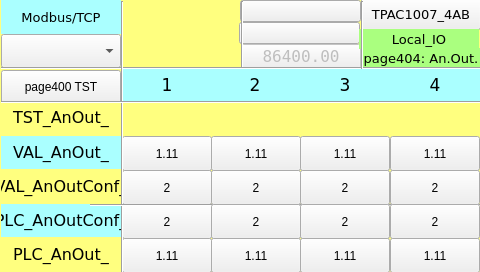
<?xml version="1.0" encoding="UTF-8"?>
<ui version="4.0">
 <class>page404</class>
 <widget class="QWidget" name="page404">
  <property name="geometry">
   <rect>
    <x>0</x>
    <y>0</y>
    <width>480</width>
    <height>272</height>
   </rect>
  </property>
  <property name="minimumSize">
   <size>
    <width>480</width>
    <height>272</height>
   </size>
  </property>
  <property name="maximumSize">
   <size>
    <width>480</width>
    <height>272</height>
   </size>
  </property>
  <property name="windowTitle">
   <string>page404</string>
  </property>
  <property name="styleSheet">
   <string notr="true">QWidget#page404
{
background-color: rgb(255, 255, 127);
}</string>
  </property>
  <widget class="ATCMlabel" name="atcmLabelAnInConf_1">
   <property name="geometry">
    <rect>
     <x>122</x>
     <y>170</y>
     <width>90</width>
     <height>35</height>
    </rect>
   </property>
   <property name="text">
    <string>2</string>
   </property>
   <property name="toolTip">
    <string>VAL_AnOutConf_1</string>
   </property>
   <property name="whatsThis">
    <string>ATCMlabel widget</string>
   </property>
   <property name="variable">
    <string>VAL_AnOutConf_1</string>
   </property>
   <property name="refresh">
    <number>500</number>
   </property>
   <property name="max">
    <string>0</string>
   </property>
   <property name="min">
    <string>0</string>
   </property>
   <property name="viewStatus">
    <bool>false</bool>
   </property>
   <property name="visibilityVar">
    <string>TST_AnOut_1</string>
   </property>
   <property name="bgColor">
    <color>
     <red>255</red>
     <green>255</green>
     <blue>127</blue>
    </color>
   </property>
   <property name="fontColor">
    <color>
     <red>0</red>
     <green>0</green>
     <blue>0</blue>
    </color>
   </property>
   <property name="borderWidth">
    <number>1</number>
   </property>
   <property name="borderRadius">
    <number>0</number>
   </property>
  </widget>
  <widget class="ATCMtime" name="atcmTime_2">
   <property name="geometry">
    <rect>
     <x>239</x>
     <y>22</y>
     <width>121</width>
     <height>22</height>
    </rect>
   </property>
   <property name="font">
    <font>
     <family>DejaVu Sans Mono</family>
    </font>
   </property>
   <property name="toolTip">
    <string>ATCM QTime</string>
   </property>
   <property name="whatsThis">
    <string>ATCMtime widget</string>
   </property>
   <property name="bgColor">
    <color>
     <red>170</red>
     <green>255</green>
     <blue>127</blue>
    </color>
   </property>
   <property name="borderWidth">
    <number>0</number>
   </property>
   <property name="borderRadius">
    <number>0</number>
   </property>
  </widget>
  <widget class="QLabel" name="label_PLC_AnIn_18">
   <property name="geometry">
    <rect>
     <x>1</x>
     <y>136</y>
     <width>120</width>
     <height>33</height>
    </rect>
   </property>
   <property name="font">
    <font>
     <family>DejaVu Sans</family>
     <pointsize>12</pointsize>
    </font>
   </property>
   <property name="styleSheet">
    <string notr="true">background-color: rgb(170, 255, 255);</string>
   </property>
   <property name="text">
    <string>VAL_AnOut_</string>
   </property>
   <property name="alignment">
    <set>Qt::AlignCenter</set>
   </property>
  </widget>
  <widget class="Line" name="line_vt_2">
   <property name="geometry">
    <rect>
     <x>241</x>
     <y>1</y>
     <width>3</width>
     <height>68</height>
    </rect>
   </property>
   <property name="orientation">
    <enum>Qt::Vertical</enum>
   </property>
  </widget>
  <widget class="ATCMlabel" name="atcmLabelAnIn_10">
   <property name="geometry">
    <rect>
     <x>122</x>
     <y>136</y>
     <width>90</width>
     <height>35</height>
    </rect>
   </property>
   <property name="text">
    <string>1.11</string>
   </property>
   <property name="toolTip">
    <string>VAL_AnOut_1</string>
   </property>
   <property name="whatsThis">
    <string>ATCMlabel widget</string>
   </property>
   <property name="variable">
    <string>VAL_AnOut_1</string>
   </property>
   <property name="refresh">
    <number>500</number>
   </property>
   <property name="max">
    <string>0</string>
   </property>
   <property name="min">
    <string>0</string>
   </property>
   <property name="viewStatus">
    <bool>false</bool>
   </property>
   <property name="visibilityVar">
    <string>TST_AnOut_1</string>
   </property>
   <property name="bgColor">
    <color>
     <red>170</red>
     <green>255</green>
     <blue>255</blue>
    </color>
   </property>
   <property name="fontColor">
    <color>
     <red>0</red>
     <green>0</green>
     <blue>0</blue>
    </color>
   </property>
   <property name="borderWidth">
    <number>1</number>
   </property>
   <property name="borderRadius">
    <number>0</number>
   </property>
  </widget>
  <widget class="QLabel" name="label_PLC_AnIn_4">
   <property name="geometry">
    <rect>
     <x>390</x>
     <y>68</y>
     <width>90</width>
     <height>34</height>
    </rect>
   </property>
   <property name="font">
    <font>
     <family>DejaVu Sans</family>
     <pointsize>13</pointsize>
    </font>
   </property>
   <property name="styleSheet">
    <string notr="true">background-color: rgb(170, 255, 255);</string>
   </property>
   <property name="text">
    <string>4</string>
   </property>
   <property name="alignment">
    <set>Qt::AlignCenter</set>
   </property>
  </widget>
  <widget class="ATCMled" name="atcmLed_PLC_AnIn_1">
   <property name="geometry">
    <rect>
     <x>121</x>
     <y>102</y>
     <width>90</width>
     <height>34</height>
    </rect>
   </property>
   <property name="toolTip">
    <string>TST_AnOut_1</string>
   </property>
   <property name="whatsThis">
    <string>ATCMled widget</string>
   </property>
   <property name="variable">
    <string>TST_AnOut_1</string>
   </property>
   <property name="refresh">
    <number>500</number>
   </property>
   <property name="viewStatus">
    <bool>false</bool>
   </property>
   <property name="visibilityVar">
    <string/>
   </property>
   <property name="onIcon">
    <iconset>
     <normaloff>:/on.png</normaloff>:/on.png</iconset>
   </property>
   <property name="offIcon">
    <iconset>
     <normaloff>:/off.png</normaloff>:/off.png</iconset>
   </property>
  </widget>
  <widget class="QLabel" name="label_PLC_AnIn_1">
   <property name="geometry">
    <rect>
     <x>122</x>
     <y>68</y>
     <width>90</width>
     <height>34</height>
    </rect>
   </property>
   <property name="font">
    <font>
     <family>DejaVu Sans</family>
     <pointsize>13</pointsize>
    </font>
   </property>
   <property name="styleSheet">
    <string notr="true">background-color: rgb(170, 255, 255);</string>
   </property>
   <property name="text">
    <string>1</string>
   </property>
   <property name="alignment">
    <set>Qt::AlignCenter</set>
   </property>
  </widget>
  <widget class="QLabel" name="label_PLC_AnIn_14">
   <property name="geometry">
    <rect>
     <x>1</x>
     <y>204</y>
     <width>120</width>
     <height>33</height>
    </rect>
   </property>
   <property name="font">
    <font>
     <family>DejaVu Sans</family>
     <pointsize>12</pointsize>
    </font>
   </property>
   <property name="styleSheet">
    <string notr="true">background-color: rgb(170, 255, 255);</string>
   </property>
   <property name="text">
    <string>PLC_AnOutConf_</string>
   </property>
   <property name="alignment">
    <set>Qt::AlignCenter</set>
   </property>
  </widget>
  <widget class="QLabel" name="label_PLC_AnIn_17">
   <property name="geometry">
    <rect>
     <x>1</x>
     <y>170</y>
     <width>120</width>
     <height>33</height>
    </rect>
   </property>
   <property name="font">
    <font>
     <family>DejaVu Sans</family>
     <pointsize>12</pointsize>
    </font>
   </property>
   <property name="styleSheet">
    <string notr="true">background-color: rgb(255, 255, 127);</string>
   </property>
   <property name="text">
    <string>VAL_AnOutConf_</string>
   </property>
   <property name="alignment">
    <set>Qt::AlignCenter</set>
   </property>
  </widget>
  <widget class="QLabel" name="label_PLC_AnIn_16">
   <property name="geometry">
    <rect>
     <x>1</x>
     <y>238</y>
     <width>120</width>
     <height>33</height>
    </rect>
   </property>
   <property name="font">
    <font>
     <family>DejaVu Sans</family>
     <pointsize>12</pointsize>
    </font>
   </property>
   <property name="styleSheet">
    <string notr="true">background-color: rgb(255, 255, 127);</string>
   </property>
   <property name="text">
    <string>PLC_AnOut_</string>
   </property>
   <property name="alignment">
    <set>Qt::AlignCenter</set>
   </property>
  </widget>
  <widget class="ATCMlabel" name="atcmLabelAnIn_6">
   <property name="geometry">
    <rect>
     <x>122</x>
     <y>238</y>
     <width>90</width>
     <height>35</height>
    </rect>
   </property>
   <property name="text">
    <string>1.11</string>
   </property>
   <property name="toolTip">
    <string>PLC_AnOut_1</string>
   </property>
   <property name="whatsThis">
    <string>ATCMlabel widget</string>
   </property>
   <property name="variable">
    <string>PLC_AnOut_1</string>
   </property>
   <property name="refresh">
    <number>500</number>
   </property>
   <property name="max">
    <string>0</string>
   </property>
   <property name="min">
    <string>0</string>
   </property>
   <property name="viewStatus">
    <bool>false</bool>
   </property>
   <property name="visibilityVar">
    <string>TST_AnOut_1</string>
   </property>
   <property name="bgColor">
    <color>
     <red>255</red>
     <green>255</green>
     <blue>127</blue>
    </color>
   </property>
   <property name="fontColor">
    <color>
     <red>0</red>
     <green>0</green>
     <blue>0</blue>
    </color>
   </property>
   <property name="borderWidth">
    <number>1</number>
   </property>
   <property name="borderRadius">
    <number>0</number>
   </property>
  </widget>
  <widget class="ATCMcombobox" name="atcmComboBox">
   <property name="geometry">
    <rect>
     <x>1</x>
     <y>34</y>
     <width>120</width>
     <height>34</height>
    </rect>
   </property>
   <property name="font">
    <font>
     <family>DejaVu Sans</family>
     <pointsize>10</pointsize>
    </font>
   </property>
   <property name="toolTip">
    <string>TEST_COMMAND</string>
   </property>
   <property name="whatsThis">
    <string>ATCMcombobox widget</string>
   </property>
   <property name="variable">
    <string>TEST_COMMAND</string>
   </property>
   <property name="refresh">
    <number>500</number>
   </property>
   <property name="viewStatus">
    <bool>false</bool>
   </property>
   <property name="writeAcknowledge">
    <bool>false</bool>
   </property>
   <property name="visibilityVar">
    <string/>
   </property>
   <property name="bgColor">
    <color>
     <red>170</red>
     <green>255</green>
     <blue>127</blue>
    </color>
   </property>
   <property name="borderWidth">
    <number>0</number>
   </property>
   <property name="borderRadius">
    <number>0</number>
   </property>
   <property name="mapping">
    <string>0;LOCAL;216;REMOTE;42;DONE</string>
   </property>
  </widget>
  <widget class="Line" name="line_vt_1">
   <property name="geometry">
    <rect>
     <x>121</x>
     <y>1</y>
     <width>3</width>
     <height>272</height>
    </rect>
   </property>
   <property name="orientation">
    <enum>Qt::Vertical</enum>
   </property>
  </widget>
  <widget class="ATCMbutton" name="atcmButton_page402_2">
   <property name="geometry">
    <rect>
     <x>1</x>
     <y>70</y>
     <width>120</width>
     <height>34</height>
    </rect>
   </property>
   <property name="toolTip">
    <string/>
   </property>
   <property name="whatsThis">
    <string>ATCMbutton widget</string>
   </property>
   <property name="pageName">
    <string>page400</string>
   </property>
   <property name="statusvar">
    <string/>
   </property>
   <property name="viewStatus">
    <bool>false</bool>
   </property>
   <property name="visibilityVar">
    <string/>
   </property>
   <property name="bgColor">
    <color>
     <red>170</red>
     <green>255</green>
     <blue>255</blue>
    </color>
   </property>
   <property name="text">
    <string>page400 TST</string>
   </property>
   <property name="pressText">
    <string>page400 TST</string>
   </property>
   <property name="borderWidth">
    <number>0</number>
   </property>
   <property name="borderRadius">
    <number>0</number>
   </property>
   <property name="apparence">
    <enum>QFrame::Raised</enum>
   </property>
  </widget>
  <widget class="ATCMlabel" name="atcmLabelAnInConf_5">
   <property name="geometry">
    <rect>
     <x>122</x>
     <y>204</y>
     <width>90</width>
     <height>35</height>
    </rect>
   </property>
   <property name="text">
    <string>2</string>
   </property>
   <property name="toolTip">
    <string>PLC_AnOutConf_1</string>
   </property>
   <property name="whatsThis">
    <string>ATCMlabel widget</string>
   </property>
   <property name="variable">
    <string>PLC_AnOutConf_1</string>
   </property>
   <property name="refresh">
    <number>500</number>
   </property>
   <property name="max">
    <string>0</string>
   </property>
   <property name="min">
    <string>0</string>
   </property>
   <property name="viewStatus">
    <bool>false</bool>
   </property>
   <property name="visibilityVar">
    <string>TST_AnOut_1</string>
   </property>
   <property name="bgColor">
    <color>
     <red>170</red>
     <green>255</green>
     <blue>255</blue>
    </color>
   </property>
   <property name="fontColor">
    <color>
     <red>0</red>
     <green>0</green>
     <blue>0</blue>
    </color>
   </property>
   <property name="borderWidth">
    <number>1</number>
   </property>
   <property name="borderRadius">
    <number>0</number>
   </property>
  </widget>
  <widget class="ATCMbutton" name="atcmButton_5">
   <property name="geometry">
    <rect>
     <x>361</x>
     <y>-2</y>
     <width>120</width>
     <height>32</height>
    </rect>
   </property>
   <property name="font">
    <font>
     <family>DejaVu Sans</family>
     <pointsize>10</pointsize>
     <weight>50</weight>
     <bold>false</bold>
    </font>
   </property>
   <property name="toolTip">
    <string/>
   </property>
   <property name="whatsThis">
    <string>ATCMbutton widget</string>
   </property>
   <property name="pageName">
    <string>menu</string>
   </property>
   <property name="statusvar">
    <string/>
   </property>
   <property name="viewStatus">
    <bool>false</bool>
   </property>
   <property name="refresh">
    <number>200</number>
   </property>
   <property name="visibilityVar">
    <string/>
   </property>
   <property name="bgColor">
    <color>
     <red>85</red>
     <green>255</green>
     <blue>255</blue>
    </color>
   </property>
   <property name="borderColor">
    <color>
     <red>220</red>
     <green>220</green>
     <blue>220</blue>
    </color>
   </property>
   <property name="text">
    <string>TPAC1007_4AB</string>
   </property>
   <property name="pressText">
    <string>TPAC1007_4AB</string>
   </property>
   <property name="borderWidth">
    <number>2</number>
   </property>
   <property name="borderRadius">
    <number>0</number>
   </property>
   <property name="apparence">
    <enum>QFrame::Raised</enum>
   </property>
  </widget>
  <widget class="ATCMlabel" name="atcmLabel_PLC_time">
   <property name="enabled">
    <bool>false</bool>
   </property>
   <property name="geometry">
    <rect>
     <x>241</x>
     <y>44</y>
     <width>120</width>
     <height>25</height>
    </rect>
   </property>
   <property name="font">
    <font>
     <family>DejaVu Sans Mono</family>
     <pointsize>12</pointsize>
    </font>
   </property>
   <property name="text">
    <string>86400.00</string>
   </property>
   <property name="toolTip">
    <string>PLC_time</string>
   </property>
   <property name="whatsThis">
    <string>ATCMlabel widget</string>
   </property>
   <property name="variable">
    <string>PLC_time</string>
   </property>
   <property name="refresh">
    <number>500</number>
   </property>
   <property name="max">
    <string>0</string>
   </property>
   <property name="min">
    <string>0</string>
   </property>
   <property name="viewStatus">
    <bool>false</bool>
   </property>
   <property name="visibilityVar">
    <string/>
   </property>
   <property name="bgColor">
    <color>
     <red>170</red>
     <green>255</green>
     <blue>127</blue>
    </color>
   </property>
   <property name="fontColor">
    <color>
     <red>0</red>
     <green>0</green>
     <blue>0</blue>
    </color>
   </property>
   <property name="borderWidth">
    <number>0</number>
   </property>
   <property name="borderRadius">
    <number>0</number>
   </property>
  </widget>
  <widget class="QLabel" name="label_Start_3">
   <property name="geometry">
    <rect>
     <x>1</x>
     <y>0</y>
     <width>120</width>
     <height>34</height>
    </rect>
   </property>
   <property name="font">
    <font>
     <family>DejaVu Sans</family>
     <pointsize>10</pointsize>
    </font>
   </property>
   <property name="styleSheet">
    <string notr="true">background-color: rgb(170, 255, 255);</string>
   </property>
   <property name="text">
    <string>Modbus/TCP</string>
   </property>
   <property name="alignment">
    <set>Qt::AlignCenter</set>
   </property>
  </widget>
  <widget class="ATCMdate" name="atcmDate">
   <property name="geometry">
    <rect>
     <x>240</x>
     <y>0</y>
     <width>121</width>
     <height>22</height>
    </rect>
   </property>
   <property name="font">
    <font>
     <family>DejaVu Sans Mono</family>
    </font>
   </property>
   <property name="toolTip">
    <string>ATCM QDate</string>
   </property>
   <property name="whatsThis">
    <string>ATCMdate widget</string>
   </property>
   <property name="bgColor">
    <color>
     <red>170</red>
     <green>255</green>
     <blue>127</blue>
    </color>
   </property>
   <property name="borderWidth">
    <number>0</number>
   </property>
   <property name="borderRadius">
    <number>0</number>
   </property>
   <property name="format">
    <enum>ATCMdate::YYYY_MM_DD</enum>
   </property>
  </widget>
  <widget class="QLabel" name="label_PLC_AnIn_13">
   <property name="geometry">
    <rect>
     <x>1</x>
     <y>101</y>
     <width>120</width>
     <height>33</height>
    </rect>
   </property>
   <property name="font">
    <font>
     <family>DejaVu Sans</family>
     <pointsize>12</pointsize>
    </font>
   </property>
   <property name="styleSheet">
    <string notr="true">background-color: rgb(255, 255, 127);</string>
   </property>
   <property name="text">
    <string>TST_AnOut_</string>
   </property>
   <property name="alignment">
    <set>Qt::AlignCenter</set>
   </property>
  </widget>
  <widget class="Line" name="line_hr_2">
   <property name="geometry">
    <rect>
     <x>1</x>
     <y>101</y>
     <width>481</width>
     <height>3</height>
    </rect>
   </property>
   <property name="orientation">
    <enum>Qt::Horizontal</enum>
   </property>
  </widget>
  <widget class="QLabel" name="label_PLC_AnIn_3">
   <property name="geometry">
    <rect>
     <x>300</x>
     <y>68</y>
     <width>90</width>
     <height>34</height>
    </rect>
   </property>
   <property name="font">
    <font>
     <family>DejaVu Sans</family>
     <pointsize>13</pointsize>
    </font>
   </property>
   <property name="styleSheet">
    <string notr="true">background-color: rgb(170, 255, 255);</string>
   </property>
   <property name="text">
    <string>3</string>
   </property>
   <property name="alignment">
    <set>Qt::AlignCenter</set>
   </property>
  </widget>
  <widget class="QLabel" name="label_PLC_AnIn_2">
   <property name="geometry">
    <rect>
     <x>210</x>
     <y>68</y>
     <width>90</width>
     <height>34</height>
    </rect>
   </property>
   <property name="font">
    <font>
     <family>DejaVu Sans</family>
     <pointsize>13</pointsize>
    </font>
   </property>
   <property name="styleSheet">
    <string notr="true">background-color: rgb(170, 255, 255);</string>
   </property>
   <property name="text">
    <string>2</string>
   </property>
   <property name="alignment">
    <set>Qt::AlignCenter</set>
   </property>
  </widget>
  <widget class="ATCManimation" name="atcmAnimation_TEST_STATUS">
   <property name="geometry">
    <rect>
     <x>122</x>
     <y>0</y>
     <width>120</width>
     <height>68</height>
    </rect>
   </property>
   <property name="toolTip">
    <string>TEST_STATUS</string>
   </property>
   <property name="whatsThis">
    <string>ATCManimation widget</string>
   </property>
   <property name="mapping">
    <string>0;:/icons/my_img/local.png;216;:/icons/my_img/remote.png;42;:/icons/my_img/done.png</string>
   </property>
   <property name="variable">
    <string>TEST_STATUS</string>
   </property>
   <property name="refresh">
    <number>500</number>
   </property>
   <property name="viewStatus">
    <bool>false</bool>
   </property>
   <property name="visibilityVar">
    <string/>
   </property>
  </widget>
  <widget class="Line" name="line_vt_4">
   <property name="geometry">
    <rect>
     <x>361</x>
     <y>1</y>
     <width>3</width>
     <height>68</height>
    </rect>
   </property>
   <property name="orientation">
    <enum>Qt::Vertical</enum>
   </property>
  </widget>
  <widget class="Line" name="line_hr_1">
   <property name="geometry">
    <rect>
     <x>1</x>
     <y>67</y>
     <width>481</width>
     <height>3</height>
    </rect>
   </property>
   <property name="orientation">
    <enum>Qt::Horizontal</enum>
   </property>
  </widget>
  <widget class="QLabel" name="label_Page">
   <property name="geometry">
    <rect>
     <x>361</x>
     <y>48</y>
     <width>120</width>
     <height>20</height>
    </rect>
   </property>
   <property name="font">
    <font>
     <family>DejaVu Sans</family>
     <pointsize>10</pointsize>
    </font>
   </property>
   <property name="styleSheet">
    <string notr="true">background-color: rgb(170, 255, 127);</string>
   </property>
   <property name="text">
    <string>page404: An.Out.</string>
   </property>
   <property name="alignment">
    <set>Qt::AlignCenter</set>
   </property>
  </widget>
  <widget class="QLabel" name="label_18">
   <property name="geometry">
    <rect>
     <x>359</x>
     <y>29</y>
     <width>120</width>
     <height>20</height>
    </rect>
   </property>
   <property name="font">
    <font>
     <family>DejaVu Sans</family>
     <pointsize>10</pointsize>
    </font>
   </property>
   <property name="styleSheet">
    <string notr="true">background-color: rgb(170, 255, 127);</string>
   </property>
   <property name="text">
    <string>Local_IO</string>
   </property>
   <property name="alignment">
    <set>Qt::AlignCenter</set>
   </property>
  </widget>
  <widget class="Line" name="line_hr_4">
   <property name="geometry">
    <rect>
     <x>90</x>
     <y>204</y>
     <width>481</width>
     <height>3</height>
    </rect>
   </property>
   <property name="orientation">
    <enum>Qt::Horizontal</enum>
   </property>
  </widget>
  <widget class="ATCMlabel" name="atcmLabelAnInConf_6">
   <property name="geometry">
    <rect>
     <x>211</x>
     <y>204</y>
     <width>90</width>
     <height>35</height>
    </rect>
   </property>
   <property name="text">
    <string>2</string>
   </property>
   <property name="toolTip">
    <string>PLC_AnOutConf_2</string>
   </property>
   <property name="whatsThis">
    <string>ATCMlabel widget</string>
   </property>
   <property name="variable">
    <string>PLC_AnOutConf_2</string>
   </property>
   <property name="refresh">
    <number>500</number>
   </property>
   <property name="max">
    <string>0</string>
   </property>
   <property name="min">
    <string>0</string>
   </property>
   <property name="viewStatus">
    <bool>false</bool>
   </property>
   <property name="visibilityVar">
    <string>TST_AnOut_2</string>
   </property>
   <property name="bgColor">
    <color>
     <red>170</red>
     <green>255</green>
     <blue>255</blue>
    </color>
   </property>
   <property name="fontColor">
    <color>
     <red>0</red>
     <green>0</green>
     <blue>0</blue>
    </color>
   </property>
   <property name="borderWidth">
    <number>1</number>
   </property>
   <property name="borderRadius">
    <number>0</number>
   </property>
  </widget>
  <widget class="ATCMlabel" name="atcmLabelAnInConf_2">
   <property name="geometry">
    <rect>
     <x>211</x>
     <y>170</y>
     <width>90</width>
     <height>35</height>
    </rect>
   </property>
   <property name="text">
    <string>2</string>
   </property>
   <property name="toolTip">
    <string>VAL_AnOutConf_2</string>
   </property>
   <property name="whatsThis">
    <string>ATCMlabel widget</string>
   </property>
   <property name="variable">
    <string>VAL_AnOutConf_2</string>
   </property>
   <property name="refresh">
    <number>500</number>
   </property>
   <property name="max">
    <string>0</string>
   </property>
   <property name="min">
    <string>0</string>
   </property>
   <property name="viewStatus">
    <bool>false</bool>
   </property>
   <property name="visibilityVar">
    <string>TST_AnOut_2</string>
   </property>
   <property name="bgColor">
    <color>
     <red>255</red>
     <green>255</green>
     <blue>127</blue>
    </color>
   </property>
   <property name="fontColor">
    <color>
     <red>0</red>
     <green>0</green>
     <blue>0</blue>
    </color>
   </property>
   <property name="borderWidth">
    <number>1</number>
   </property>
   <property name="borderRadius">
    <number>0</number>
   </property>
  </widget>
  <widget class="ATCMlabel" name="atcmLabelAnIn_11">
   <property name="geometry">
    <rect>
     <x>211</x>
     <y>136</y>
     <width>90</width>
     <height>35</height>
    </rect>
   </property>
   <property name="text">
    <string>1.11</string>
   </property>
   <property name="toolTip">
    <string>VAL_AnOut_2</string>
   </property>
   <property name="whatsThis">
    <string>ATCMlabel widget</string>
   </property>
   <property name="variable">
    <string>VAL_AnOut_2</string>
   </property>
   <property name="refresh">
    <number>500</number>
   </property>
   <property name="max">
    <string>0</string>
   </property>
   <property name="min">
    <string>0</string>
   </property>
   <property name="viewStatus">
    <bool>false</bool>
   </property>
   <property name="visibilityVar">
    <string>TST_AnOut_2</string>
   </property>
   <property name="bgColor">
    <color>
     <red>170</red>
     <green>255</green>
     <blue>255</blue>
    </color>
   </property>
   <property name="fontColor">
    <color>
     <red>0</red>
     <green>0</green>
     <blue>0</blue>
    </color>
   </property>
   <property name="borderWidth">
    <number>1</number>
   </property>
   <property name="borderRadius">
    <number>0</number>
   </property>
  </widget>
  <widget class="ATCMled" name="atcmLed_PLC_AnIn_2">
   <property name="geometry">
    <rect>
     <x>210</x>
     <y>102</y>
     <width>90</width>
     <height>34</height>
    </rect>
   </property>
   <property name="toolTip">
    <string>TST_AnOut_2</string>
   </property>
   <property name="whatsThis">
    <string>ATCMled widget</string>
   </property>
   <property name="variable">
    <string>TST_AnOut_2</string>
   </property>
   <property name="refresh">
    <number>500</number>
   </property>
   <property name="viewStatus">
    <bool>false</bool>
   </property>
   <property name="visibilityVar">
    <string/>
   </property>
   <property name="onIcon">
    <iconset>
     <normaloff>:/on.png</normaloff>:/on.png</iconset>
   </property>
   <property name="offIcon">
    <iconset>
     <normaloff>:/off.png</normaloff>:/off.png</iconset>
   </property>
  </widget>
  <widget class="ATCMlabel" name="atcmLabelAnIn_7">
   <property name="geometry">
    <rect>
     <x>211</x>
     <y>238</y>
     <width>90</width>
     <height>35</height>
    </rect>
   </property>
   <property name="text">
    <string>1.11</string>
   </property>
   <property name="toolTip">
    <string>PLC_AnOut_2</string>
   </property>
   <property name="whatsThis">
    <string>ATCMlabel widget</string>
   </property>
   <property name="variable">
    <string>PLC_AnOut_2</string>
   </property>
   <property name="refresh">
    <number>500</number>
   </property>
   <property name="max">
    <string>0</string>
   </property>
   <property name="min">
    <string>0</string>
   </property>
   <property name="viewStatus">
    <bool>false</bool>
   </property>
   <property name="visibilityVar">
    <string>TST_AnOut_2</string>
   </property>
   <property name="bgColor">
    <color>
     <red>255</red>
     <green>255</green>
     <blue>127</blue>
    </color>
   </property>
   <property name="fontColor">
    <color>
     <red>0</red>
     <green>0</green>
     <blue>0</blue>
    </color>
   </property>
   <property name="borderWidth">
    <number>1</number>
   </property>
   <property name="borderRadius">
    <number>0</number>
   </property>
  </widget>
  <widget class="ATCMlabel" name="atcmLabelAnIn_8">
   <property name="geometry">
    <rect>
     <x>300</x>
     <y>238</y>
     <width>90</width>
     <height>35</height>
    </rect>
   </property>
   <property name="text">
    <string>1.11</string>
   </property>
   <property name="toolTip">
    <string>PLC_AnOut_3</string>
   </property>
   <property name="whatsThis">
    <string>ATCMlabel widget</string>
   </property>
   <property name="variable">
    <string>PLC_AnOut_3</string>
   </property>
   <property name="refresh">
    <number>500</number>
   </property>
   <property name="max">
    <string>0</string>
   </property>
   <property name="min">
    <string>0</string>
   </property>
   <property name="viewStatus">
    <bool>false</bool>
   </property>
   <property name="visibilityVar">
    <string>TST_AnOut_3</string>
   </property>
   <property name="bgColor">
    <color>
     <red>255</red>
     <green>255</green>
     <blue>127</blue>
    </color>
   </property>
   <property name="fontColor">
    <color>
     <red>0</red>
     <green>0</green>
     <blue>0</blue>
    </color>
   </property>
   <property name="borderWidth">
    <number>1</number>
   </property>
   <property name="borderRadius">
    <number>0</number>
   </property>
  </widget>
  <widget class="ATCMlabel" name="atcmLabelAnIn_12">
   <property name="geometry">
    <rect>
     <x>300</x>
     <y>136</y>
     <width>90</width>
     <height>35</height>
    </rect>
   </property>
   <property name="text">
    <string>1.11</string>
   </property>
   <property name="toolTip">
    <string>VAL_AnOut_3</string>
   </property>
   <property name="whatsThis">
    <string>ATCMlabel widget</string>
   </property>
   <property name="variable">
    <string>VAL_AnOut_3</string>
   </property>
   <property name="refresh">
    <number>500</number>
   </property>
   <property name="max">
    <string>0</string>
   </property>
   <property name="min">
    <string>0</string>
   </property>
   <property name="viewStatus">
    <bool>false</bool>
   </property>
   <property name="visibilityVar">
    <string>TST_AnOut_3</string>
   </property>
   <property name="bgColor">
    <color>
     <red>170</red>
     <green>255</green>
     <blue>255</blue>
    </color>
   </property>
   <property name="fontColor">
    <color>
     <red>0</red>
     <green>0</green>
     <blue>0</blue>
    </color>
   </property>
   <property name="borderWidth">
    <number>1</number>
   </property>
   <property name="borderRadius">
    <number>0</number>
   </property>
  </widget>
  <widget class="ATCMlabel" name="atcmLabelAnInConf_3">
   <property name="geometry">
    <rect>
     <x>300</x>
     <y>170</y>
     <width>90</width>
     <height>35</height>
    </rect>
   </property>
   <property name="text">
    <string>2</string>
   </property>
   <property name="toolTip">
    <string>VAL_AnOutConf_3</string>
   </property>
   <property name="whatsThis">
    <string>ATCMlabel widget</string>
   </property>
   <property name="variable">
    <string>VAL_AnOutConf_3</string>
   </property>
   <property name="refresh">
    <number>500</number>
   </property>
   <property name="max">
    <string>0</string>
   </property>
   <property name="min">
    <string>0</string>
   </property>
   <property name="viewStatus">
    <bool>false</bool>
   </property>
   <property name="visibilityVar">
    <string>TST_AnOut_3</string>
   </property>
   <property name="bgColor">
    <color>
     <red>255</red>
     <green>255</green>
     <blue>127</blue>
    </color>
   </property>
   <property name="fontColor">
    <color>
     <red>0</red>
     <green>0</green>
     <blue>0</blue>
    </color>
   </property>
   <property name="borderWidth">
    <number>1</number>
   </property>
   <property name="borderRadius">
    <number>0</number>
   </property>
  </widget>
  <widget class="ATCMled" name="atcmLed_PLC_AnIn_3">
   <property name="geometry">
    <rect>
     <x>299</x>
     <y>102</y>
     <width>90</width>
     <height>34</height>
    </rect>
   </property>
   <property name="toolTip">
    <string>TST_AnOut_3</string>
   </property>
   <property name="whatsThis">
    <string>ATCMled widget</string>
   </property>
   <property name="variable">
    <string>TST_AnOut_3</string>
   </property>
   <property name="refresh">
    <number>500</number>
   </property>
   <property name="viewStatus">
    <bool>false</bool>
   </property>
   <property name="visibilityVar">
    <string/>
   </property>
   <property name="onIcon">
    <iconset>
     <normaloff>:/on.png</normaloff>:/on.png</iconset>
   </property>
   <property name="offIcon">
    <iconset>
     <normaloff>:/off.png</normaloff>:/off.png</iconset>
   </property>
  </widget>
  <widget class="ATCMlabel" name="atcmLabelAnInConf_7">
   <property name="geometry">
    <rect>
     <x>300</x>
     <y>204</y>
     <width>90</width>
     <height>35</height>
    </rect>
   </property>
   <property name="text">
    <string>2</string>
   </property>
   <property name="toolTip">
    <string>PLC_AnOutConf_3</string>
   </property>
   <property name="whatsThis">
    <string>ATCMlabel widget</string>
   </property>
   <property name="variable">
    <string>PLC_AnOutConf_3</string>
   </property>
   <property name="refresh">
    <number>500</number>
   </property>
   <property name="max">
    <string>0</string>
   </property>
   <property name="min">
    <string>0</string>
   </property>
   <property name="viewStatus">
    <bool>false</bool>
   </property>
   <property name="visibilityVar">
    <string>TST_AnOut_3</string>
   </property>
   <property name="bgColor">
    <color>
     <red>170</red>
     <green>255</green>
     <blue>255</blue>
    </color>
   </property>
   <property name="fontColor">
    <color>
     <red>0</red>
     <green>0</green>
     <blue>0</blue>
    </color>
   </property>
   <property name="borderWidth">
    <number>1</number>
   </property>
   <property name="borderRadius">
    <number>0</number>
   </property>
  </widget>
  <widget class="ATCMled" name="atcmLed_PLC_AnIn_4">
   <property name="geometry">
    <rect>
     <x>389</x>
     <y>102</y>
     <width>90</width>
     <height>34</height>
    </rect>
   </property>
   <property name="toolTip">
    <string>TST_AnOut_4</string>
   </property>
   <property name="whatsThis">
    <string>ATCMled widget</string>
   </property>
   <property name="variable">
    <string>TST_AnOut_4</string>
   </property>
   <property name="refresh">
    <number>500</number>
   </property>
   <property name="viewStatus">
    <bool>false</bool>
   </property>
   <property name="visibilityVar">
    <string/>
   </property>
   <property name="onIcon">
    <iconset>
     <normaloff>:/on.png</normaloff>:/on.png</iconset>
   </property>
   <property name="offIcon">
    <iconset>
     <normaloff>:/off.png</normaloff>:/off.png</iconset>
   </property>
  </widget>
  <widget class="ATCMlabel" name="atcmLabelAnInConf_8">
   <property name="geometry">
    <rect>
     <x>390</x>
     <y>204</y>
     <width>90</width>
     <height>35</height>
    </rect>
   </property>
   <property name="text">
    <string>2</string>
   </property>
   <property name="toolTip">
    <string>PLC_AnOutConf_4</string>
   </property>
   <property name="whatsThis">
    <string>ATCMlabel widget</string>
   </property>
   <property name="variable">
    <string>PLC_AnOutConf_4</string>
   </property>
   <property name="refresh">
    <number>500</number>
   </property>
   <property name="max">
    <string>0</string>
   </property>
   <property name="min">
    <string>0</string>
   </property>
   <property name="viewStatus">
    <bool>false</bool>
   </property>
   <property name="visibilityVar">
    <string>TST_AnOut_4</string>
   </property>
   <property name="bgColor">
    <color>
     <red>170</red>
     <green>255</green>
     <blue>255</blue>
    </color>
   </property>
   <property name="fontColor">
    <color>
     <red>0</red>
     <green>0</green>
     <blue>0</blue>
    </color>
   </property>
   <property name="borderWidth">
    <number>1</number>
   </property>
   <property name="borderRadius">
    <number>0</number>
   </property>
  </widget>
  <widget class="ATCMlabel" name="atcmLabelAnIn_9">
   <property name="geometry">
    <rect>
     <x>390</x>
     <y>238</y>
     <width>90</width>
     <height>35</height>
    </rect>
   </property>
   <property name="text">
    <string>1.11</string>
   </property>
   <property name="toolTip">
    <string>PLC_AnOut_4</string>
   </property>
   <property name="whatsThis">
    <string>ATCMlabel widget</string>
   </property>
   <property name="variable">
    <string>PLC_AnOut_4</string>
   </property>
   <property name="refresh">
    <number>500</number>
   </property>
   <property name="max">
    <string>0</string>
   </property>
   <property name="min">
    <string>0</string>
   </property>
   <property name="viewStatus">
    <bool>false</bool>
   </property>
   <property name="visibilityVar">
    <string>TST_AnOut_4</string>
   </property>
   <property name="bgColor">
    <color>
     <red>255</red>
     <green>255</green>
     <blue>127</blue>
    </color>
   </property>
   <property name="fontColor">
    <color>
     <red>0</red>
     <green>0</green>
     <blue>0</blue>
    </color>
   </property>
   <property name="borderWidth">
    <number>1</number>
   </property>
   <property name="borderRadius">
    <number>0</number>
   </property>
  </widget>
  <widget class="ATCMlabel" name="atcmLabelAnIn_13">
   <property name="geometry">
    <rect>
     <x>390</x>
     <y>136</y>
     <width>90</width>
     <height>35</height>
    </rect>
   </property>
   <property name="text">
    <string>1.11</string>
   </property>
   <property name="toolTip">
    <string>VAL_AnOut_4</string>
   </property>
   <property name="whatsThis">
    <string>ATCMlabel widget</string>
   </property>
   <property name="variable">
    <string>VAL_AnOut_4</string>
   </property>
   <property name="refresh">
    <number>500</number>
   </property>
   <property name="max">
    <string>0</string>
   </property>
   <property name="min">
    <string>0</string>
   </property>
   <property name="viewStatus">
    <bool>false</bool>
   </property>
   <property name="visibilityVar">
    <string>TST_AnOut_4</string>
   </property>
   <property name="bgColor">
    <color>
     <red>170</red>
     <green>255</green>
     <blue>255</blue>
    </color>
   </property>
   <property name="fontColor">
    <color>
     <red>0</red>
     <green>0</green>
     <blue>0</blue>
    </color>
   </property>
   <property name="borderWidth">
    <number>1</number>
   </property>
   <property name="borderRadius">
    <number>0</number>
   </property>
  </widget>
  <widget class="ATCMlabel" name="atcmLabelAnInConf_4">
   <property name="geometry">
    <rect>
     <x>390</x>
     <y>170</y>
     <width>90</width>
     <height>35</height>
    </rect>
   </property>
   <property name="text">
    <string>2</string>
   </property>
   <property name="toolTip">
    <string>VAL_AnOutConf_4</string>
   </property>
   <property name="whatsThis">
    <string>ATCMlabel widget</string>
   </property>
   <property name="variable">
    <string>VAL_AnOutConf_4</string>
   </property>
   <property name="refresh">
    <number>500</number>
   </property>
   <property name="max">
    <string>0</string>
   </property>
   <property name="min">
    <string>0</string>
   </property>
   <property name="viewStatus">
    <bool>false</bool>
   </property>
   <property name="visibilityVar">
    <string>TST_AnOut_4</string>
   </property>
   <property name="bgColor">
    <color>
     <red>255</red>
     <green>255</green>
     <blue>127</blue>
    </color>
   </property>
   <property name="fontColor">
    <color>
     <red>0</red>
     <green>0</green>
     <blue>0</blue>
    </color>
   </property>
   <property name="borderWidth">
    <number>1</number>
   </property>
   <property name="borderRadius">
    <number>0</number>
   </property>
  </widget>
  <zorder>atcmLabelAnInConf_1</zorder>
  <zorder>atcmTime_2</zorder>
  <zorder>label_PLC_AnIn_18</zorder>
  <zorder>atcmLabelAnIn_10</zorder>
  <zorder>label_PLC_AnIn_4</zorder>
  <zorder>atcmLed_PLC_AnIn_1</zorder>
  <zorder>label_PLC_AnIn_1</zorder>
  <zorder>label_PLC_AnIn_14</zorder>
  <zorder>label_PLC_AnIn_17</zorder>
  <zorder>label_PLC_AnIn_16</zorder>
  <zorder>atcmLabelAnIn_6</zorder>
  <zorder>atcmComboBox</zorder>
  <zorder>atcmButton_page402_2</zorder>
  <zorder>atcmLabelAnInConf_5</zorder>
  <zorder>atcmButton_5</zorder>
  <zorder>atcmLabel_PLC_time</zorder>
  <zorder>label_Start_3</zorder>
  <zorder>atcmDate</zorder>
  <zorder>label_PLC_AnIn_13</zorder>
  <zorder>label_PLC_AnIn_3</zorder>
  <zorder>label_PLC_AnIn_2</zorder>
  <zorder>atcmAnimation_TEST_STATUS</zorder>
  <zorder>label_Page</zorder>
  <zorder>label_18</zorder>
  <zorder>line_vt_2</zorder>
  <zorder>line_hr_1</zorder>
  <zorder>line_vt_1</zorder>
  <zorder>line_vt_4</zorder>
  <zorder>line_hr_2</zorder>
  <zorder>line_hr_4</zorder>
  <zorder>atcmLabelAnInConf_6</zorder>
  <zorder>atcmLabelAnInConf_2</zorder>
  <zorder>atcmLabelAnIn_11</zorder>
  <zorder>atcmLed_PLC_AnIn_2</zorder>
  <zorder>atcmLabelAnIn_7</zorder>
  <zorder>atcmLabelAnIn_8</zorder>
  <zorder>atcmLabelAnIn_12</zorder>
  <zorder>atcmLabelAnInConf_3</zorder>
  <zorder>atcmLed_PLC_AnIn_3</zorder>
  <zorder>atcmLabelAnInConf_7</zorder>
  <zorder>atcmLed_PLC_AnIn_4</zorder>
  <zorder>atcmLabelAnInConf_8</zorder>
  <zorder>atcmLabelAnIn_9</zorder>
  <zorder>atcmLabelAnIn_13</zorder>
  <zorder>atcmLabelAnInConf_4</zorder>
 </widget>
 <customwidgets>
  <customwidget>
   <class>ATCManimation</class>
   <extends>QLabel</extends>
   <header>atcmplugin.h</header>
  </customwidget>
  <customwidget>
   <class>ATCMbutton</class>
   <extends>QPushButton</extends>
   <header>atcmplugin.h</header>
  </customwidget>
  <customwidget>
   <class>ATCMcombobox</class>
   <extends>QComboBox</extends>
   <header>atcmplugin.h</header>
  </customwidget>
  <customwidget>
   <class>ATCMdate</class>
   <extends>QPushButton</extends>
   <header>atcmplugin.h</header>
  </customwidget>
  <customwidget>
   <class>ATCMlabel</class>
   <extends>QPushButton</extends>
   <header>atcmplugin.h</header>
  </customwidget>
  <customwidget>
   <class>ATCMled</class>
   <extends>QLabel</extends>
   <header>atcmplugin.h</header>
  </customwidget>
  <customwidget>
   <class>ATCMtime</class>
   <extends>QPushButton</extends>
   <header>atcmplugin.h</header>
  </customwidget>
 </customwidgets>
 <resources/>
 <connections>
  <connection>
   <sender>atcmButton_page402_2</sender>
   <signal>newPage(const char*,bool)</signal>
   <receiver>page404</receiver>
   <slot>goto_page(const char*,bool)</slot>
   <hints>
    <hint type="sourcelabel">
     <x>20</x>
     <y>20</y>
    </hint>
    <hint type="destinationlabel">
     <x>20</x>
     <y>20</y>
    </hint>
   </hints>
  </connection>
  <connection>
   <sender>atcmButton_5</sender>
   <signal>newPage(const char*,bool)</signal>
   <receiver>page404</receiver>
   <slot>goto_page(const char*,bool)</slot>
   <hints>
    <hint type="sourcelabel">
     <x>20</x>
     <y>20</y>
    </hint>
    <hint type="destinationlabel">
     <x>20</x>
     <y>20</y>
    </hint>
   </hints>
  </connection>
 </connections>
 <slots>
  <slot>goto_page(const char*,bool)</slot>
 </slots>
</ui>
